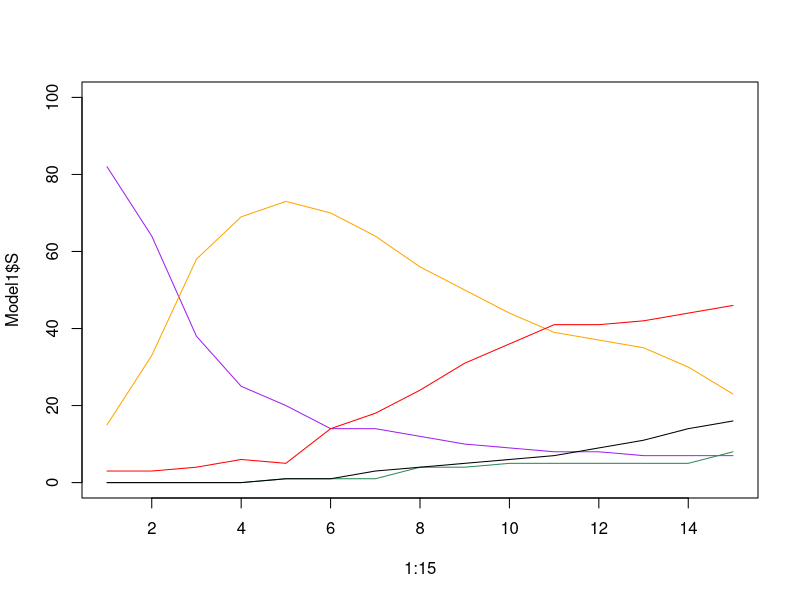

R code for this plot:

#Boone's ABM model starting at Video Part 9 https://www.youtube.com/c/EdBoone/videos
#see abm_tinkering1.R for the first version of the ABM (without functions)

AgentGen1 <- function( nPop1, E0, I0){
  Agent1 <- data.frame( AgentNo = 1:nPop1,
                        State = "S",
                        Mixing = runif(nPop1,0,1),
                        TimeE=0,
                        TimeI=0,
                        stringsAsFactors = FALSE)
  Agent1$State[1:E0] <- "E"
  Agent1$TimeE[1:E0] <- rbinom(E0, 13, 0.5) + 1
  Agent1$State[(E0+1):(E0+I0)] <- "I"
  Agent1$TimeI[(E0+1):(E0+I0)] <- rbinom(I0,12,0.5)+1
return(Agent1)  
}
####

#Agent1 = our population of agents; par1 = parameters; and nTim1= how long of a run

ABM1 <- function( Agent1, par1, nTime1){
  nPop1 <- nrow(Agent1)
  out1 <- data.frame( S=rep(0, nTime1),
                      E=rep(0, nTime1),
                      I=rep(0, nTime1),
                      R=rep(0, nTime1),
                      D=rep(0, nTime1))
  #move the people through time
  for (k in 1:nTime1){
    #moving people through time but only S or Ewarning ppl
    StateS1 <- (1:nPop1)[Agent1$State=="S"]
    StateSE1 <- (1:nPop1)[Agent1$State=="S" | Agent1$State=="E"]
    for ( i in StateS1){
      #determine if they like to meet others
      Mix1 <- Agent1$Mixing[i]
      #then How many agents will they meet
      Meet1 <- round(Mix1*par1$MaxMix,0)
      #then who do they meet but only S or E ppl
      Meet2 <- sample (StateSE1, 
                       Meet1, 
                       replace = TRUE,
                       prob=Agent1$Mixing[StateSE1])
      for( j in 1:length(Meet2)) {
        #grab who they will meet
        Meet1a <- Agent1[Meet2[j],]
        #if exposed change State and if they meet someone else remain in state
        #the Urand1 modifies chance of exposure when an exposed person is met
        if( Meet1a$State == "E" && Meet1 > 0){
          Urand1<-runif(1,0,1)
          if(Urand1 < par1$S2E){
            Agent1$State[i] <- "E"
          }
        } else {
          Agent1$State[i]
        }
      }
    }
    #grab those been exposed and index them forward and recovered after 3-4 days
    #the 14 and 3 is a known value or constant 
    StateE1 <- (1:nPop1)[Agent1$State=="E"]
    Agent1$TimeE[StateE1] = Agent1$TimeE[StateE1] + 1
    StateE2 <- (1:nPop1)[Agent1$State=="E" & Agent1$TimeE > 14]
    Agent1$State[StateE2] <- "R"
    #grab those who could become sick then randomly assign if they get sick
    StateE3 <- (1:nPop1)[Agent1$State=="E" & Agent1$TimeE > 3]
    
    for (i in StateE3) {
      Urand1 <- runif(1,0,1)
      if( Urand1 < par1$E2I){
        Agent1$State[i] <- "I"
      }
    }
    #update how long they have been sick
    StateI1<-(1:nPop1)[Agent1$State == "I"]
    Agent1$TimeI[StateI1]=Agent1$TimeI[StateI1]+1
    StateI2 <- (1:nPop1)[Agent1$State =="I" & Agent1$TimeI > 14]
    Agent1$State[StateI2] <- "R"
    StateI3 <- (1:nPop1)[Agent1$State =="I" & Agent1$TimeI < 15]
    Agent1$State[StateI3] <- ifelse(
      runif( length(StateI3),0,1) > par1$I2D, "I", "D")

  out1$S[k]<-length(Agent1$State[Agent1$State=="S"])
  out1$E[k]<-length(Agent1$State[Agent1$State=="E"])
  out1$I[k]<-length(Agent1$State[Agent1$State=="I"])
  out1$R[k]<-length(Agent1$State[Agent1$State=="R"])
  out1$D[k]<-length(Agent1$State[Agent1$State=="D"])
  }
  return(out1)
}

#stuff to tinker with
Agent1<-AgentGen1(100, E0=5, I0=2)
par1 <- data.frame( MaxMix =10,
                    S2E = 0.25,
                    E2I = 0.1,
                    I2D = 0.05)
Model1<-ABM1(Agent1, par1, nTime1=15)
plot(1:15, Model1$S, type = "l", col = "purple",
     ylim=c(0,100))
lines(1:15, Model1$E, col="orange")
lines(1:15, Model1$I, col="red")
lines(1:15, Model1$R, col="seagreen")
lines(1:15, Model1$D, col="black")


